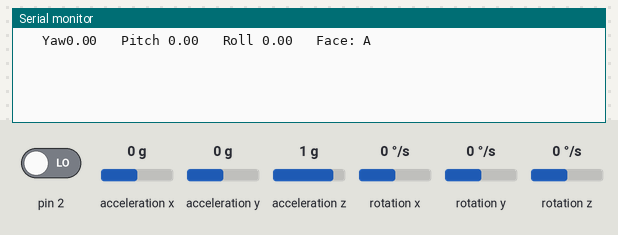
The sketch below on a simulated Arduino Uno, built with avr-gcc and run on an emulated ATmega328P. Shown: the last lines printed to the serial monitor. The test bench sets the inputs (shaded band); at power-on: acceleration x 0 g, acceleration y 0 g, acceleration z 1 g, rotation z 0 °/s, pin 2 LOW, rotation x 0 °/s, rotation y 0 °/s. The sensor or clock chip raises its interrupt line as the real part does.

Above: at 2.7 s.
2.8 s: acceleration x set to -1.4 g
At 4.1 s:
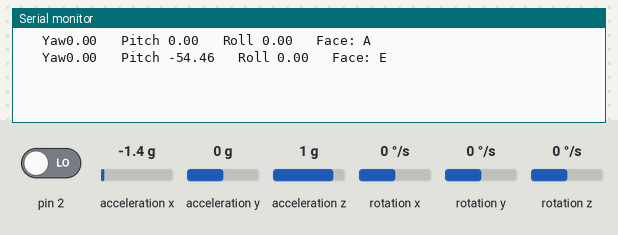
5.8 s: acceleration y set to -1.4 g
At 7.3 s:
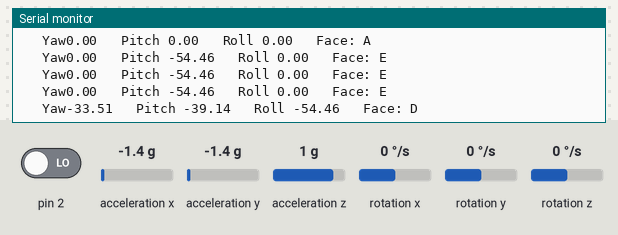
8.8 s: acceleration z set to -1.4 g
At 10.2 s:
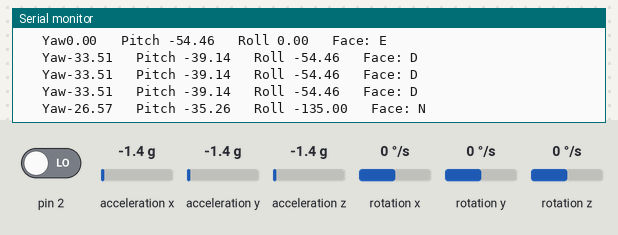
11.8 s: rotation z set to -192 °/s
At 12.9 s:
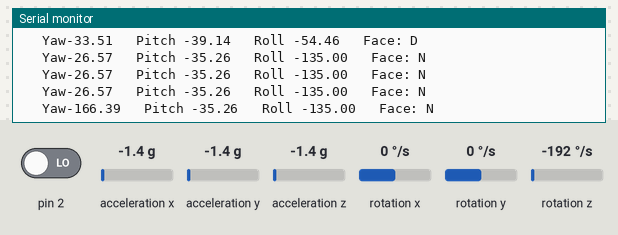
13.3 s: pin 2 driven HIGH
At 14.3 s:
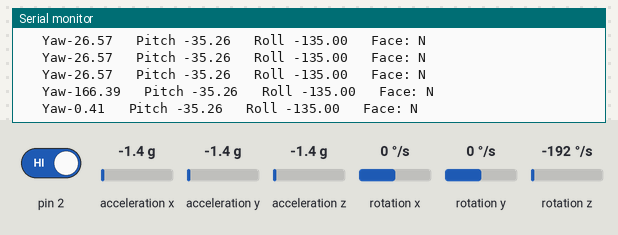
Timing chart, 0 to 15.8 s (numbered marks = the images above; inputs shaded):
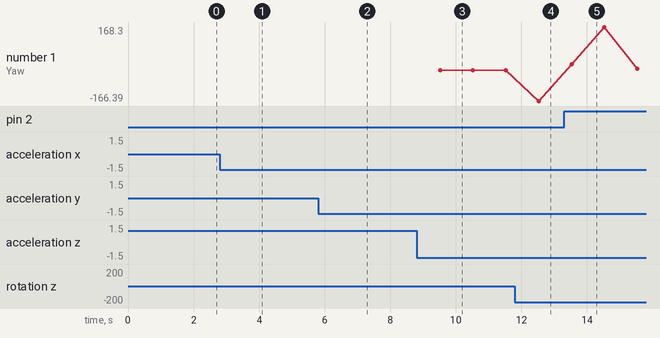

The sketch:

MPU6050_ArduinoUno.ino
```cpp
#include "MyMPU6050.h"
MyMPU6050 mympu(0);
void setup() {
  Serial.begin(115200);
  Wire.begin();
  Wire.setClock(400000);
  mympu.begin(-4471, 3157, 1281, 85, -98, 17);
}

char getCubeFace(float *Y, float *P, float *R) {
  char lastFace = 'A';
  if ((*R > -40 && *R < 40) && (*P < 40 && *P > -40)) {
    lastFace = 'A';
  } else if ((*R > 150 || *R < -150) && (*P < -140 || *P > 150)) {
    lastFace = 'F';
  } else if ((*P < -50 && *P >= -130) && ((*Y >= 40 && *Y <= 130) || *Y <= -60 || *Y >= 130 || (*Y <= 40 && *Y >= -60))) {
    lastFace = 'E';
  } else if ((*P >= 50 && *P <= 130) && ((*Y >= 30 && *Y <= 150) || (*P >= 50 && *P <= 130))) {
    lastFace = 'C';
  } else if ((*R >= -130 && *R <= -50) && ((*Y >= -70 && *Y <= 60) || (*Y >= 60 || *Y <= -140 || *Y <= 70))) {
    lastFace = 'D';
  } else if ((*R >= 50 && *R <= 120) && ((*Y >= -30 && *Y <= 150) || (*Y > 150 || *Y >= -150 || *Y <= -150))) {
    lastFace = 'B';
  } else {
    lastFace = 'N';
  }
  return lastFace;
}

void loop() {
  float Y,P,R;
  mympu.checkInterrupt(&Y,&P,&R);
    static long QTimer = millis();
  if ((long)( millis() - QTimer ) >= 1000) {
    QTimer = millis();
    Serial.print(F("\t Yaw")); Serial.print(Y);
    Serial.print(F("\t Pitch ")); Serial.print(P);
    Serial.print(F("\t Roll ")); Serial.print(R);
    Serial.print(F("\t Face: ")); Serial.print(getCubeFace(&Y,&P,&R));
    Serial.println();
  }
}
```

Measured:
- after the input at 2.8 s, the serial monitor: prints a new line after 0.71 s (image 1)
- after the input at 5.8 s, the serial monitor: prints a new line after 0.71 s (image 2)
- after the input at 8.8 s, the serial monitor: prints a new line after 0.72 s (image 3)
- after the input at 11.8 s, the serial monitor: prints a new line after 0.73 s (image 4)
- after the input at 13.3 s, the serial monitor: prints a new line after 0.23 s (image 5)
- plotted number 1: -26.57 → -166.39 after the input at 11.8 s, -166.39 → -20.93 after the input at 13.3 s
